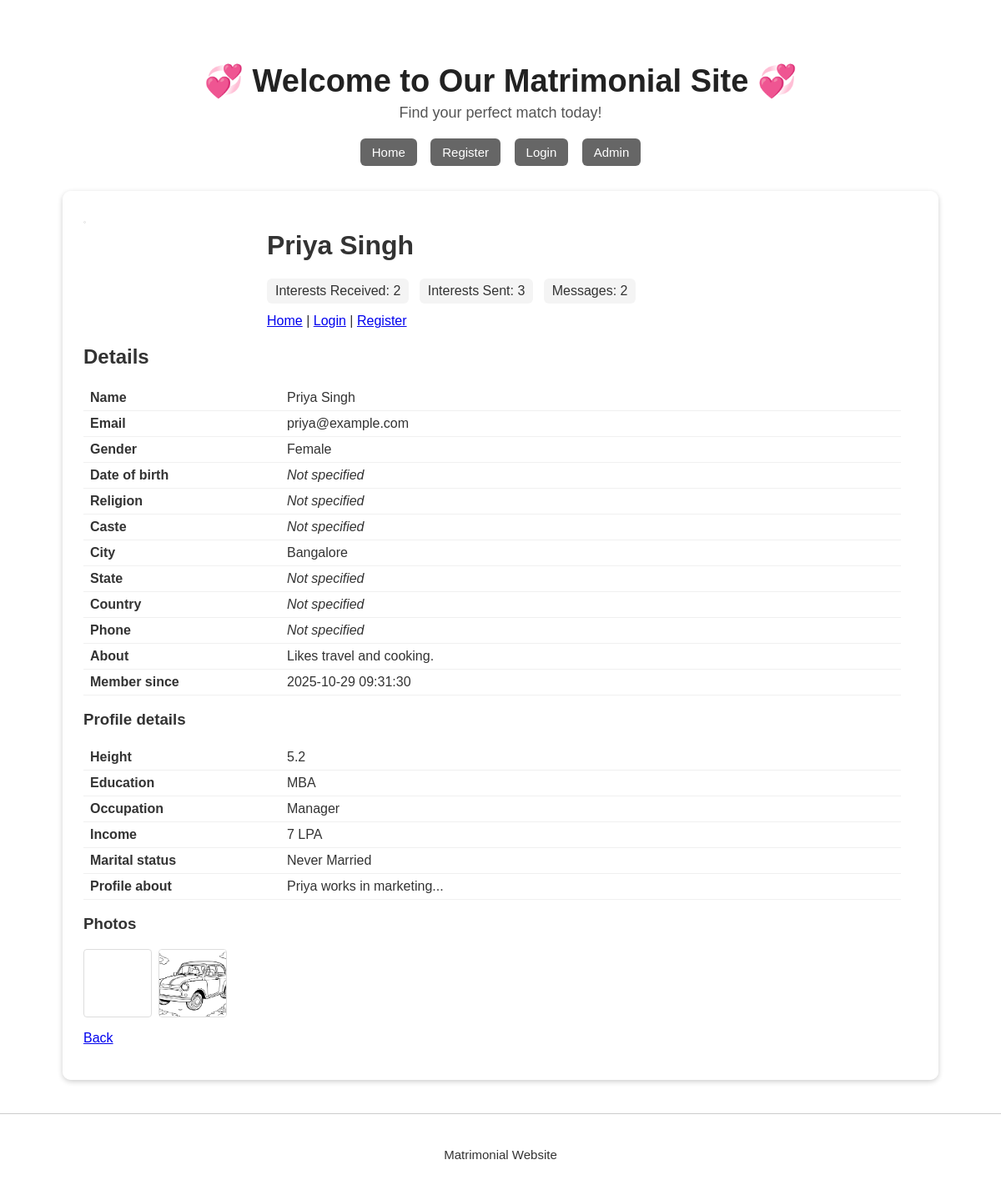
Screenshot of /profile.php?id=3 with the database file from the repository.
### tables this page shows
CREATE TABLE `photos` (
  `id` int(11) NOT NULL,
  `user_id` int(11) NOT NULL,
  `file_path` varchar(255) DEFAULT NULL,
  `is_primary` tinyint(1) DEFAULT 0,
  `uploaded_at` datetime DEFAULT current_timestamp()
);

CREATE TABLE `users` (
  `id` int(11) NOT NULL,
  `name` varchar(191) NOT NULL,
  `email` varchar(191) NOT NULL,
  `password` varchar(255) NOT NULL,
  `gender` varchar(20) DEFAULT NULL,
  `dob` date DEFAULT NULL,
  `religion` varchar(100) DEFAULT NULL,
  `caste` varchar(100) DEFAULT NULL,
  `city` varchar(120) DEFAULT NULL,
  `state` varchar(120) DEFAULT NULL,
  `country` varchar(120) DEFAULT NULL,
  `phone` varchar(30) DEFAULT NULL,
  `about` text DEFAULT NULL,
  `is_approved` tinyint(1) DEFAULT 0,
  `created_at` datetime DEFAULT current_timestamp(),
  `marital_status` enum('Single','Engaged','Married') NOT NULL DEFAULT 'Single',
  `married_to` int(11) DEFAULT NULL
);

CREATE TABLE `user_profiles` (
  `id` int(11) NOT NULL,
  `user_id` int(11) NOT NULL,
  `height` varchar(20) DEFAULT NULL,
  `education` varchar(150) DEFAULT NULL,
  `occupation` varchar(150) DEFAULT NULL,
  `income` varchar(100) DEFAULT NULL,
  `marital_status` varchar(50) DEFAULT NULL,
  `about` text DEFAULT NULL
);

### auth.php (called while the page is built, shortened)
<?php
function is_logged_in()
{
    return !empty($_SESSION["user_id"]);
}
global $pdo;
if (!is_logged_in()) {
    return null;
}
$stmt1 = $pdo->prepare(
    "SELECT id,name,email,city,is_approved FROM users WHERE id=?"
);
$stmt1->execute([$_SESSION["user_id"]]);
return $stmt1->fetch();

### profile.php (the view, shortened to what this page needs)
<?php
require_once __DIR__ . '/src/db.php';
require_once __DIR__ . '/src/auth.php';
function get_user_full($pdo, $id) {
    $stmt = $pdo->prepare('SELECT id, name, email, gender, dob, religion, caste, city, state, country, phone, about, is_approved, created_at, marital_status, married_to FROM users WHERE id = ? LIMIT 1');
    $stmt->execute([$id]);
    $user = $stmt->fetch(PDO::FETCH_ASSOC);
    $stmt2 = $pdo->prepare('SELECT height, education, occupation, income, marital_status, about AS profile_about FROM user_profiles WHERE user_id = ? LIMIT 1');
    $stmt2->execute([$id]);
    $profile = $stmt2->fetch(PDO::FETCH_ASSOC);
    $stmt3 = $pdo->prepare('SELECT id, file_path, is_primary, uploaded_at FROM photos WHERE user_id = ? ORDER BY is_primary DESC, uploaded_at DESC');
    $stmt3->execute([$id]);
    $photos = $stmt3->fetchAll(PDO::FETCH_ASSOC);
    $stats = [];
    $s1 = $pdo->prepare('SELECT COUNT(*) FROM interests WHERE receiver_id = ?');
    $s1->execute([$id]); $stats['interests_received'] = (int)$s1->fetchColumn();
    $s2 = $pdo->prepare('SELECT COUNT(*) FROM interests WHERE sender_id = ?');
    $s2->execute([$id]); $stats['interests_sent'] = (int)$s2->fetchColumn();
    $s3 = $pdo->prepare('SELECT COUNT(*) FROM messages WHERE receiver_id = ?');
    $s3->execute([$id]); $stats['messages_received'] = (int)$s3->fetchColumn();
    return ['user'=>$user, 'profile'=>$profile ?: [], 'photos'=>$photos, 'stats'=>$stats];
}
if (isset($_GET['id']) && is_numeric($_GET['id'])) {
    $viewId = (int)$_GET['id'];
    $full = get_user_full($pdo, $viewId);
    $viewUser = $full['user'];
    $profile = $full['profile'];
    $photos = $full['photos'];
    $stats = $full['stats'];
}
function h($v){ return htmlspecialchars($v ?? '', ENT_QUOTES, 'UTF-8'); }
$primary_photo = null;
if (!empty($photos)) {
    foreach ($photos as $p) {
        if (!empty($p['is_primary'])) { $primary_photo = $p; break; }
    }
}
include __DIR__ . '/header.php';
?>
<div class="container">
  <div class="top">
    <div class="photo">
      <?php if ($primary_photo && !empty($primary_photo['file_path'])): ?>
        <img src="uploads/<?php echo h($primary_photo['file_path']); ?>" alt="Profile photo">
      <?php else: ?>
        <div style="width:200px;height:200px;background:#efefef;display:flex;align-items:center;justify-content:center;color:#777;border-radius:6px;">No photo</div>
      <?php endif; ?>
    </div>
    <div class="info">
      <h1><?php echo h($viewUser['name'] ?? ''); ?> <?php if (((int)($viewUser['is_approved'] ?? 0)) !== 1) echo '<small style="color:orange">(Not approved)</small>'; ?></h1>
      <div>
        <span class="smallstat">Interests Received: <?php echo (int)($stats['interests_received'] ?? 0); ?></span>
        <span class="smallstat">Interests Sent: <?php echo (int)($stats['interests_sent'] ?? 0); ?></span>
        <span class="smallstat">Messages: <?php echo (int)($stats['messages_received'] ?? 0); ?></span>
      </div>
      <div class="links" style="margin-top:12px;">
        <a href="index.php">Home</a> |
        <?php if (is_logged_in()): ?>
          <a href="edit_profile.php">Edit Profile</a> |
          <a href="preferences.php">Preferences</a> |
          <a href="upload_photo.php">Upload Photo</a> |
          <a href="messages.php">Messages</a> |
          <a href="received_interests.php">Received Interests</a> |
          <a href="logout.php">Logout</a>
        <?php else: ?>
          <a href="login.php">Login</a> | <a href="register.php">Register</a>
        <?php endif; ?>
      </div>
    </div>
  </div>
  <h2 style="margin-top:20px;">Details</h2>
  <table class="detail">
    <tr><td style="width:220px"><strong>Name</strong></td><td><?php echo h($viewUser['name'] ?? ''); ?></td></tr>
    <tr><td><strong>Email</strong></td><td><?php echo h($viewUser['email'] ?? ''); ?></td></tr>
    <tr><td><strong>Gender</strong></td><td><?php echo ($viewUser['gender'] ?? '') ? h($viewUser['gender']) : '<em>Not specified</em>'; ?></td></tr>
    <tr><td><strong>Date of birth</strong></td><td><?php echo ($viewUser['dob'] ?? '') ? h($viewUser['dob']) : '<em>Not specified</em>'; ?></td></tr>
    <tr><td><strong>Religion</strong></td><td><?php echo ($viewUser['religion'] ?? '') ? h($viewUser['religion']) : '<em>Not specified</em>'; ?></td></tr>
    <tr><td><strong>Caste</strong></td><td><?php echo ($viewUser['caste'] ?? '') ? h($viewUser['caste']) : '<em>Not specified</em>'; ?></td></tr>
    <tr><td><strong>City</strong></td><td><?php echo ($viewUser['city'] ?? '') ? h($viewUser['city']) : '<em>Not specified</em>'; ?></td></tr>
    <tr><td><strong>State</strong></td><td><?php echo ($viewUser['state'] ?? '') ? h($viewUser['state']) : '<em>Not specified</em>'; ?></td></tr>
    <tr><td><strong>Country</strong></td><td><?php echo ($viewUser['country'] ?? '') ? h($viewUser['country']) : '<em>Not specified</em>'; ?></td></tr>
    <tr><td><strong>Phone</strong></td><td><?php echo ($viewUser['phone'] ?? '') ? h($viewUser['phone']) : '<em>Not specified</em>'; ?></td></tr>
    <tr><td><strong>About</strong></td><td><?php echo ($viewUser['about'] ?? '') ? nl2br(h($viewUser['about'])) : '<em>Not provided</em>'; ?></td></tr>
    <tr><td><strong>Member since</strong></td><td><?php echo h($viewUser['created_at'] ?? ''); ?></td></tr>
  </table>
  <h3 style="margin-top:18px;">Profile details</h3>
  <table class="detail">
    <tr><td style="width:220px"><strong>Height</strong></td><td><?php echo ($profile['height'] ?? '') ? h($profile['height']) : '<em>Not specified</em>'; ?></td></tr>
    <tr><td><strong>Education</strong></td><td><?php echo ($profile['education'] ?? '') ? h($profile['education']) : '<em>Not specified</em>'; ?></td></tr>
    <tr><td><strong>Occupation</strong></td><td><?php echo ($profile['occupation'] ?? '') ? h($profile['occupation']) : '<em>Not specified</em>'; ?></td></tr>
    <tr><td><strong>Income</strong></td><td><?php echo ($profile['income'] ?? '') ? h($profile['income']) : '<em>Not specified</em>'; ?></td></tr>
    <tr><td><strong>Marital status</strong></td><td><?php
        $ms = $profile['marital_status'] ?? $viewUser['marital_status'] ?? '';
        echo $ms ? h($ms) : '<em>Not specified</em>';
    ?></td></tr>
    <tr><td><strong>Profile about</strong></td><td><?php echo ($profile['profile_about'] ?? '') ? nl2br(h($profile['profile_about'])) : '<em>Not provided</em>'; ?></td></tr>
  </table>
  <?php if (!empty($photos)): ?>
    <h3 style="margin-top:18px;">Photos</h3>
    <div class="gallery">
      <?php foreach ($photos as $p): ?>
        <img src="uploads/<?php echo h($p['file_path'] ?? ''); ?>" alt="photo-<?php echo (int)($p['id'] ?? 0); ?>">
      <?php endforeach; ?>
    </div>
  <?php endif; ?>
  <p><a href="index.php">Back</a></p>
</div>
<?php include __DIR__ . '/footer.php'; ?>

### header.php (style rules this page uses)
html, body { height: 100%; margin: 0; font-family: Arial, sans-serif; background: url('images/bg-main.jpg') no-repeat center center fixed; background-size: cover; color: #333; }
body::before { content: ''; position: fixed; top: 0; left: 0; right: 0; bottom: 0; background: rgba(255,255,255,0.65); z-index: 0; }

### profile.php (style rules this page uses)
.container { max-width:980px; }
.top { display:flex; gap:20px; align-items:flex-start; flex-wrap:wrap; }
.photo { width:200px; }
.photo img { max-width:100%; border-radius:6px; border:1px solid #ddd; }
.info { flex:1; min-width:260px; }
table.detail { border-collapse:collapse; width:100%; margin-top:8px; }
table.detail td { padding:6px 8px; vertical-align:top; border-bottom:1px solid #f0f0f0; }
.links { margin-top:16px; }
.gallery { margin-top:12px; display:flex; gap:8px; flex-wrap:wrap; }
.gallery img { width:80px; height:80px; object-fit:cover; border:1px solid #ddd; border-radius:4px; }
.smallstat { display:inline-block; padding:6px 10px; background:#f4f4f4; border-radius:6px; margin-right:8px; }

### rows the page displays
photos: file_path (picture)
users: name "Priya Singh", email "priya@example.com", gender "Female", city "Bangalore", about "Likes travel and cooking.", created_at "2025-10-29 09:31:30"
user_profiles: height "5.2", education "MBA", occupation "Manager", income "7 LPA", marital_status "Never Married", about "Priya works in marketing..."
photos: file_path (picture)

### other values shown
$stats['interests_received'] "2"
$stats['interests_sent'] "3"
$stats['messages_received'] "2"
